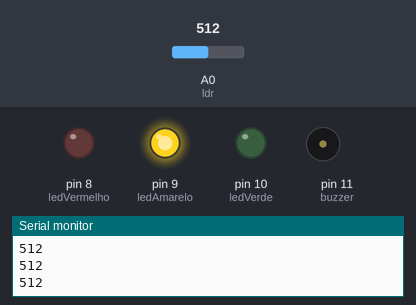
This sketch was run on a simulated Arduino Uno, built with avr-gcc and run on an emulated ATmega328P. Shown: output pins drawn as LEDs (lit = HIGH), buzzer (waves = sounding, pin HIGH), the last lines printed to the serial monitor. Inputs (shaded band) come from the test bench; at power-on: A0 (ldr) = 512.

Above: at 1.2 s.
1.3 s: A0 (ldr) set to 484
At 2.2 s:
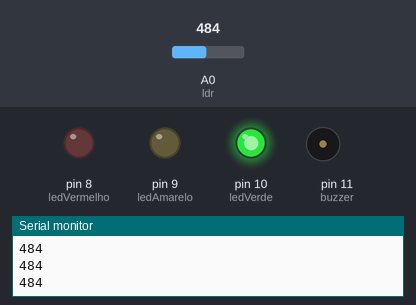
3.1 s: A0 (ldr) set to 910
At 3.7 s:
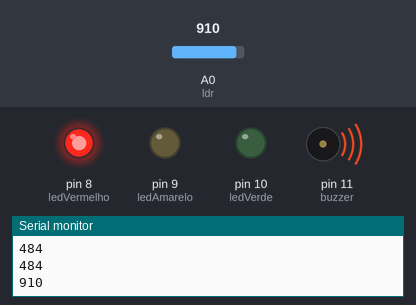
4.9 s: A0 (ldr) set to 882
At 7.8 s:
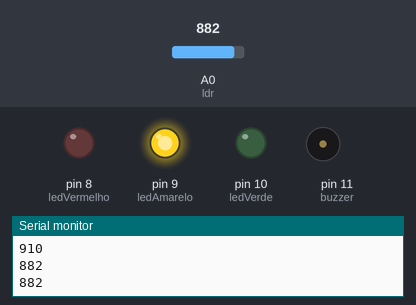
7.9 s: A0 (ldr) set to 1023
At 8.6 s:
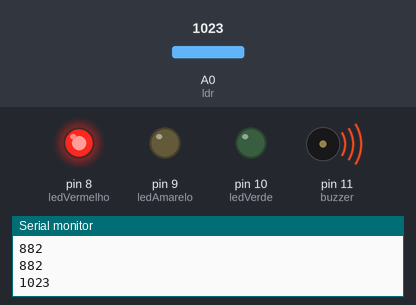
Timing chart, 0 to 10.7 s (numbered marks = the images above; inputs shaded):
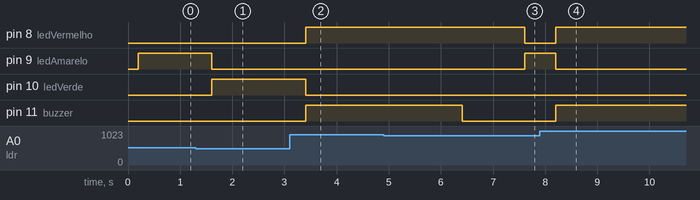

The sketch:

projeto.ino
```cpp
int ldr = A0;
int ledVermelho = 8;
int ledAmarelo = 9;
int ledVerde = 10;
int buzzer = 11;
int valor = 0;

void setup() {
  pinMode(ledVermelho, OUTPUT);
  pinMode(ledAmarelo, OUTPUT);
  pinMode(ledVerde, OUTPUT);
  pinMode(buzzer, OUTPUT);

  Serial.begin(9600);
}

void loop() {
  valor = analogRead(ldr);

  Serial.println(valor);

  delay(200);

  if (valor > 900){
    digitalWrite(ledVermelho, HIGH);
    digitalWrite(ledAmarelo, LOW);
    digitalWrite(ledVerde, LOW);
    digitalWrite(buzzer, HIGH);
  	delay(3000);
    digitalWrite(buzzer, LOW);
    delay(1000);
  }
  else if (valor >= 500 && valor <= 900){
    digitalWrite(ledVermelho, LOW);
    digitalWrite(ledAmarelo, HIGH);
    digitalWrite(ledVerde, LOW);
    digitalWrite(buzzer, LOW);
  }

  else{
    digitalWrite(ledVermelho, LOW);
    digitalWrite(ledAmarelo, LOW);
    digitalWrite(ledVerde, HIGH);
    digitalWrite(buzzer, LOW);
  }
}
```

Measured:
- the behaviour switches between 500 and 499 on A0 (ldr) (found by bisection; images 0 and 1)
- the behaviour switches between 901 and 900 on A0 (ldr) (found by bisection; images 2 and 3)
- after the input at 1.3 s, pin 9 (ledAmarelo): HIGH → LOW after 0.30 s; pin 10 (ledVerde): LOW → HIGH after 0.30 s
- after the input at 3.1 s, pin 8 (ledVermelho), pin 11 (buzzer): LOW → HIGH after 0.31 s; pin 10 (ledVerde): HIGH → LOW after 0.31 s
- after the input at 4.9 s, pin 8 (ledVermelho): HIGH → LOW after 2.7 s; pin 9 (ledAmarelo): LOW → HIGH after 2.7 s
- after the input at 7.9 s, pin 8 (ledVermelho), pin 11 (buzzer): LOW → HIGH after 0.31 s; pin 9 (ledAmarelo): HIGH → LOW after 0.31 s
